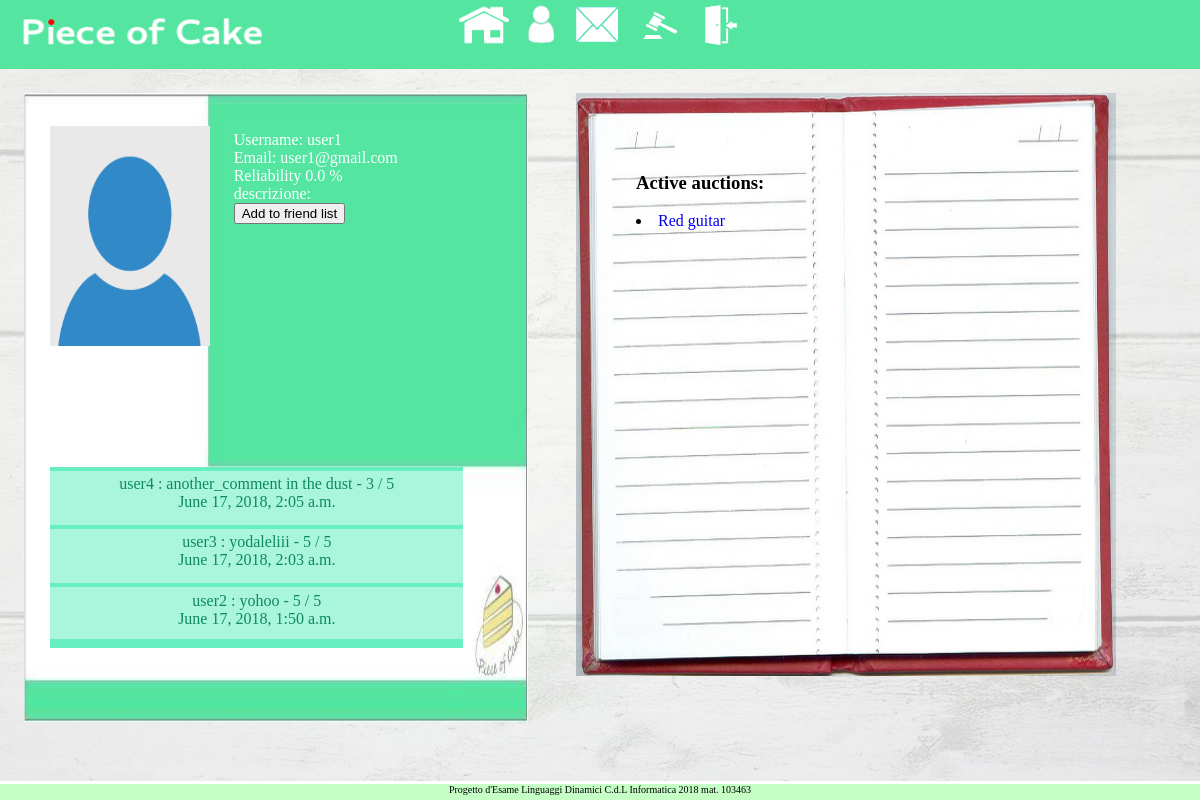
The app's page /webauction/accounts/profile/user1 (signed in) with its own data.
### webauction/models.py (models this page shows, shortened)
class UserProfile(models.Model):
    def create_user_profile(sender, instance, created, **kwargs):
        if created:
            profile, created = UserProfile.objects.get_or_create(user=instance)
    post_save.connect(create_user_profile, sender=User)
    user = models.OneToOneField(User, on_delete=models.CASCADE)
    feedback = models.FloatField(default=0)
    votes = models.IntegerField(default=0)
    auction_count = models.SmallIntegerField(default=3)
    premium = models.BooleanField(default=False)
    description = models.CharField(max_length=1000, default='')
    profile_pic = models.ImageField(upload_to='profile_img/',
                    default='profile_img/defaultprofileimage.png')
    sold_auction = models.IntegerField(default=0)

class Vote(models.Model):
    sender = models.ForeignKey(User, related_name="vote_sender", on_delete=models.CASCADE)
    receiver = models.ForeignKey(User, related_name="vote_receiver", on_delete=models.CASCADE)
    message = models.CharField(max_length=1000, blank=False)
    datetime = models.DateTimeField(auto_now_add=True)
    rating = models.SmallIntegerField(validators=[MaxValueValidator(5), MinValueValidator(1)])

class Auction(models.Model):
    seller = models.ForeignKey(User, related_name="seller", on_delete=models.CASCADE)
    title = models.CharField(max_length=100)
    image = models.ImageField(upload_to='auction_img/%Y/%m/%d/')
    description = models.CharField(max_length=5000)
    pub_date = models.DateTimeField(auto_now_add=True)
    expire_date = models.DateTimeField(default=datetime.datetime.now)
    min_price = models.DecimalField(max_digits=10, default=0, decimal_places=2)
    min_bid = models.DecimalField(max_digits=10, default=MIN_BID(), decimal_places=2)
    bid_count = models.IntegerField(default=0)
    last_bid_user = models.ForeignKey(User, null=True, related_name="last_bid_user", \
            on_delete=models.CASCADE)
    current_price = models.DecimalField(max_digits=10, default=0, decimal_places=2)
    active = models.BooleanField(default=True)
    category = models.CharField(max_length=50, default=('OT','Other'),
                                choices=CATEGORY_CHOICES)

### webauction/views.py (the view, shortened to what this page needs)
# urls.py: url(r'^accounts/profile/(?P<searched_username>.*)$', views.profile, name='profile'),
def profile(request, searched_username):
    if searched_username == '':
        searchedUser = request.user
    else:
        searchedUser = get_object_or_404(User, username=searched_username)
    userProfile = get_object_or_404(UserProfile, user=searchedUser)
    active_auction_list = Auction.objects.filter(Q(seller__exact=searchedUser),Q(active__exact=True))
    friendRequests_forward = FriendRequest.objects.filter(
                    Q(friend_of__exact=request.user), Q(accepted__exact=False))
    friendRequests_backward = FriendRequest.objects.filter(
                    Q(friend__exact=request.user), Q(accepted__exact=False))
    friends_forward = [ friendrequest.friend for friendrequest in friendRequests_forward ]
    friends_backward = [ friendrequest.friend_of for friendrequest in friendRequests_backward ]
    requestIsSent = False
    requestIsSentBack = False
    if searchedUser in friends_forward:
        requestIsSent = True
    if searchedUser in friends_backward:
        requestIsSentBack = True
    voteAlreadyExists = False
    existingVote = Vote.objects.filter(receiver=userProfile.user, sender=request.user)
    if len(existingVote) != 0:
        voteAlreadyExists = True
    context = {}
    context['userProfile'] = userProfile
    context['alreadySentForward'] = requestIsSent
    context['alreadySentBack'] = requestIsSentBack
    context['activeAuctions'] = active_auction_list
    context['voteExists'] = voteAlreadyExists
    all_votes = Vote.objects.filter(receiver__exact=userProfile.user)
    print(len(all_votes))
    now = timezone.localtime(timezone.now())
    all_votes_sorted = sorted(all_votes,
        key=lambda x: (now-x.datetime).total_seconds() , reverse=False)
    context['all_votes'] = all_votes_sorted
    if request.method == 'GET':
        return render(request, 'webauction/profile.html', context)

### webauction/templates/webauction/profile.html (shortened to what this page needs)
{% extends 'top_bar_base_template.html' %}
{% block body %}
<div id=profile>
    <div id=upper>
    <div id=profile_picture>
        <img src={{ userProfile.profile_pic.url }} style='height:220px; width:160px;'>
    </div>
    <div id=profile_data>
        Username: {{ userProfile.user.username }} <br>
        Email: {{ userProfile.user.email }} <br>
        Reliability {{ userProfile.feedback }} % <br>
        {% if request.user == userProfile.user %}
            <textarea style='resize:none; background-color:c6edab; overflow-y:scroll'
                rows=2 cols=30 name='description' form='desc_form'>
                {{ userProfile.description }}
            </textarea>
            <form id='desc_form' method='POST'>
                {% csrf_token %}
                <input type='submit' name='update_desc' value='Update your description'>
            </form>
        {% else %}
            descrizione:
        {% endif %}
        {% if request.user != userProfile.user %}
            {% if alreadySentForward %}
                Request pending.
            {% elif alreadySentBack %}
                Request already sent to you.
            {% else %}
                <form method='POST'>
                    <input type='submit' name='friend_request' value='Add to friend list'>
                </form>
            {% endif %}
        {% endif %}
    </div>
    </div>
    <div id=lower>
        <div id=all_votes>
        {% for vote in all_votes %}
            <div>
                {{ vote.sender }} : {{ vote.message }} - {{ vote.rating }} / 5 <br>
                {{ vote.datetime }}
            </div>
        {% endfor %}
        </div>
    </div>
</div>
<div id=auction_data>
        <h3> Active auctions:<br> </h3>
        {% for auction in activeAuctions %}
            <li>
                <a href='{% url 'webauction:detail' auction.id %}'>
                    {{ auction.title }}
                </a>
            </li>
        {% endfor %}
</div>
{% endblock %}

### records on screen
UserProfile: profile_pic (placeholder picture), user.username "user1", user.email "user1@gmail.com", feedback "0.0"
Vote: sender "user4", message "another_comment in the dust", rating "3", datetime "June 17, 2018, 2:05 a.m."
Vote: sender "user3", message "yodaleliii", rating "5", datetime "June 17, 2018, 2:03 a.m."
Vote: sender "user2", message "yohoo", rating "5", datetime "June 17, 2018, 1:50 a.m."
Auction: title "Red guitar"
